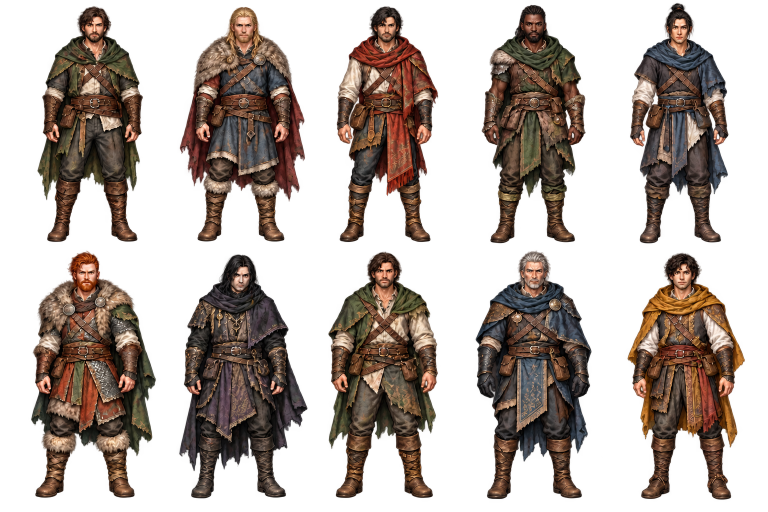
#> input picture artifacts/source-art/dev42_player_male_sheet.png, 1536 x 1024 px (shown at 1/2 size)
$ python import_dev42_characters.py
#> lines starting #> are read from the running program, lines starting #| are printed output that depends on the picture
"""Import Dev42 character sheets into normalized, tile-safe actor sprites.

The generated source sheets are retained under ``artifacts/source-art``. Each
active actor sprite is cropped to its own alpha component, scaled to a common
height, centered on a 160x256 canvas, and anchored to the same foot baseline.
"""

from __future__ import annotations

from collections import deque
import json
from pathlib import Path

from PIL import Image, ImageDraw


ROOT = Path(__file__).resolve().parents[1]
CANVAS_SIZE = (160, 256)
CONTENT_HEIGHT = 232
CONTENT_MAX_WIDTH = 144
FOOT_BASELINE = 248
ALPHA_THRESHOLD = 8
GRID_COLUMNS = 5
GRID_ROWS = 2

SHEETS = {
    ("player", "male"): ROOT / "artifacts/source-art/dev42_player_male_sheet.png",
    ("player", "female"): ROOT / "artifacts/source-art/dev42_player_female_sheet.png",
    ("npc", "male"): ROOT / "artifacts/source-art/dev42_npc_male_sheet.png",
    ("npc", "female"): ROOT / "artifacts/source-art/dev42_npc_female_sheet.png",
}


def _largest_alpha_component(image: Image.Image) -> Image.Image:
    """Keep the cell's main figure and discard neighboring-cell fragments."""

    rgba = image.convert("RGBA")
    alpha = rgba.getchannel("A")
    width, height = rgba.size
    solid = bytearray(1 if value >= ALPHA_THRESHOLD else 0 for value in alpha.tobytes())
    visited = bytearray(width * height)
    largest: list[int] = []

    for start, value in enumerate(solid):
        if not value or visited[start]:
            continue
        visited[start] = 1
        queue = deque([start])
        component: list[int] = []
        while queue:
            index = queue.popleft()
            component.append(index)
            x = index % width
            y = index // width
            if x and solid[index - 1] and not visited[index - 1]:
                visited[index - 1] = 1
                queue.append(index - 1)
            if x + 1 < width and solid[index + 1] and not visited[index + 1]:
                visited[index + 1] = 1
                queue.append(index + 1)
            if y and solid[index - width] and not visited[index - width]:
                visited[index - width] = 1
                queue.append(index - width)
            if y + 1 < height and solid[index + width] and not visited[index + width]:
                visited[index + width] = 1
                queue.append(index + width)
        if len(component) > len(largest):
            largest = component

    if not largest:
        raise ValueError("sprite cell contains no visible alpha component")

    kept_alpha = bytearray(width * height)
    original_alpha = alpha.tobytes()
    for index in largest:
        kept_alpha[index] = original_alpha[index]
    rgba.putalpha(Image.frombytes("L", (width, height), bytes(kept_alpha)))
    bounds = rgba.getchannel("A").getbbox()
    if bounds is None:
        raise ValueError("sprite component has an empty alpha bound")
    return rgba.crop(bounds)


def _normalize_actor(image: Image.Image) -> Image.Image:
    actor = _largest_alpha_component(image)
    source_width, source_height = actor.size
    scale = min(CONTENT_HEIGHT / source_height, CONTENT_MAX_WIDTH / source_width)
    size = (
        max(1, round(source_width * scale)),
        max(1, round(source_height * scale)),
    )
    actor = actor.resize(size, Image.Resampling.LANCZOS)

    # Remove resampling-only transparent margins before the final placement.
    alpha = actor.getchannel("A")
    bounds = alpha.point(lambda value: 255 if value >= ALPHA_THRESHOLD else 0).getbbox()
    if bounds is None:
        raise ValueError("normalized actor became transparent")
    actor = actor.crop(bounds)

    canvas = Image.new("RGBA", CANVAS_SIZE, (0, 0, 0, 0))
    x = (CANVAS_SIZE[0] - actor.width) // 2
    y = FOOT_BASELINE - actor.height
    if x < 0 or y < 0:
        raise ValueError(f"normalized actor does not fit the canvas: {actor.size}")
    canvas.alpha_composite(actor, (x, y))
    return canvas


def _cell(sheet: Image.Image, column: int, row: int) -> Image.Image:
    width, height = sheet.size
    return sheet.crop(
        (
            round(column * width / GRID_COLUMNS),
            round(row * height / GRID_ROWS),
            round((column + 1) * width / GRID_COLUMNS),
            round((row + 1) * height / GRID_ROWS),
        )
    )


def import_sheet(kind: str, sex: str, source: Path) -> list[str]:
#> called with kind = 'player', sex = 'male'
    sheet = Image.open(source).convert("RGBA")
#> sheet is the input picture: PIL image 1536x1024 RGBA; mean R, G, B, A 78.6, 57.3, 44.1, 109.6
    destination = ROOT / "worldseed/assets/sprites/characters" / kind / sex
    destination.mkdir(parents=True, exist_ok=True)
    paths: list[str] = []

    for index in range(GRID_COLUMNS * GRID_ROWS):
        row, column = divmod(index, GRID_COLUMNS)
        sprite = _normalize_actor(_cell(sheet, column, row))
        path = destination / f"{index:02d}.png"
        sprite.save(path, optimize=True)
        paths.append(path.relative_to(ROOT / "worldseed").as_posix())
#> this loop made 10 passes
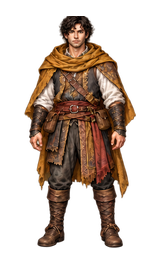
#> sprite: PIL image 160x256 RGBA; mean R, G, B, A 43.9, 28.5, 18.3, 94.2; transparent parts drawn white
#> after the loop, paths = 10 items
    return paths


def build_preview(groups: list[tuple[str, list[str]]]) -> None:
    cell_width = CANVAS_SIZE[0]
    row_height = CANVAS_SIZE[1] + 28
    preview = Image.new(
        "RGBA",
        (cell_width * 10, row_height * len(groups)),
        (12, 16, 18, 255),
    )
    draw = ImageDraw.Draw(preview)
    for row, (label, paths) in enumerate(groups):
        top = row * row_height
        draw.text((8, top + 7), label, fill=(218, 164, 66, 255))
        for column, raw in enumerate(paths):
            sprite = Image.open(ROOT / "worldseed" / raw).convert("RGBA")
            preview.alpha_composite(sprite, (column * cell_width, top + 28))
    preview.save(ROOT / "artifacts/dev42_character_normalization_preview.png", optimize=True)


def main() -> None:
    imported = {
        key: import_sheet(key[0], key[1], source)
        for key, source in SHEETS.items()
    }
#> call 2 of import_sheet, with kind = 'player', sex = 'female'
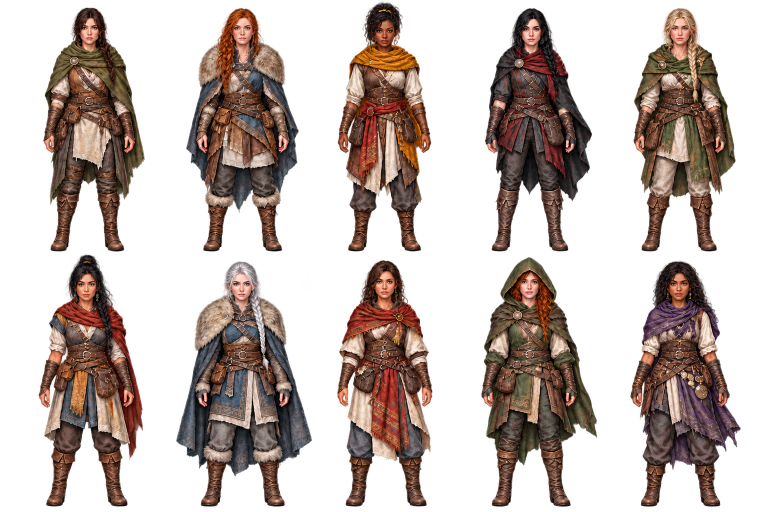
#> input picture artifacts/source-art/dev42_player_female_sheet.png, 1536 x 1024 px (shown at 1/2 size)
#> in import_sheet, sheet is the input picture: PIL image 1536x1024 RGBA; mean R, G, B, A 91.3, 65.5, 53.7, 102.1
#> the loop in import_sheet (call 2), `for index in range(GRID_COLUMNS * GRID_ROWS):` made 10 passes
#> call 3 of import_sheet, with kind = 'npc', sex = 'male'
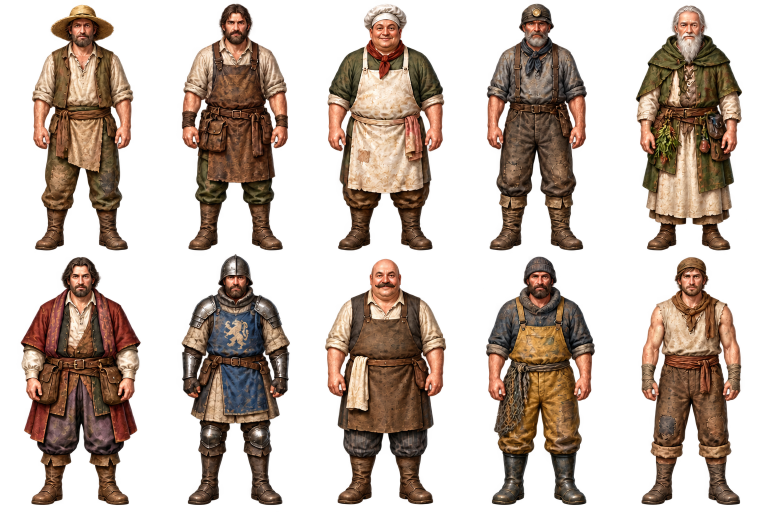
#> input picture artifacts/source-art/dev42_npc_male_sheet.png, 1536 x 1024 px (shown at 1/2 size)
#> in import_sheet, sheet is the input picture: PIL image 1536x1024 RGBA; mean R, G, B, A 105.7, 76.4, 56.9, 110.4
#> the loop in import_sheet (call 3), `for index in range(GRID_COLUMNS * GRID_ROWS):` made 10 passes
#> call 4 of import_sheet, with kind = 'npc', sex = 'female'
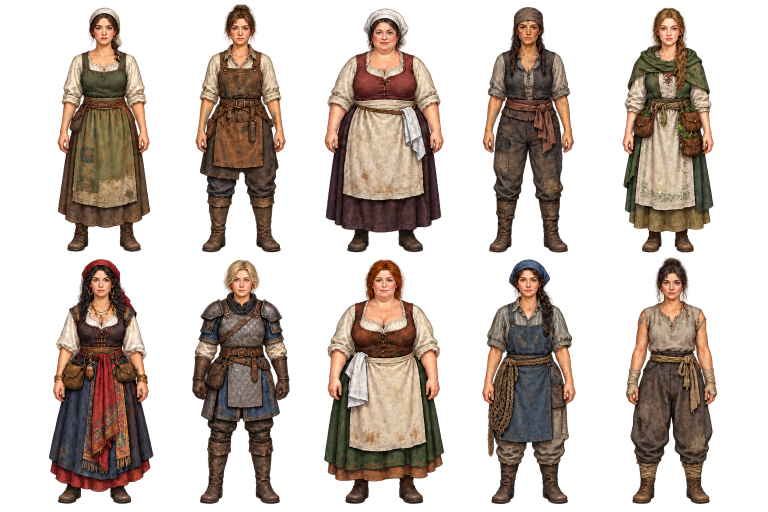
#> input picture artifacts/source-art/dev42_npc_female_sheet.png, 1536 x 1024 px (shown at 1/2 size)
#> in import_sheet, sheet is the input picture: PIL image 1536x1024 RGBA; mean R, G, B, A 103.4, 78.7, 62.5, 103.9
#> the loop in import_sheet (call 4), `for index in range(GRID_COLUMNS * GRID_ROWS):` made 10 passes
#> pass 1, in _largest_alpha_component (call 31), `alpha = rgba.getchannel("A")`:
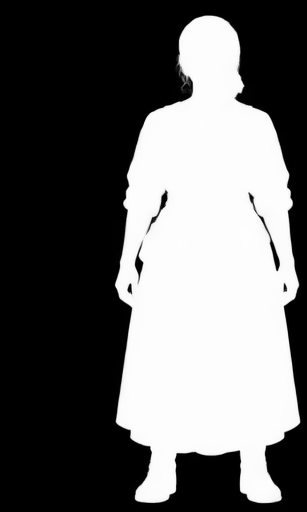
#> alpha: PIL image 307x512 L; min 0, max 254, mean 101.3
#> pass 1, in _normalize_actor (call 31), `actor = actor.resize(size, Image.Resampling.LANCZOS)`:
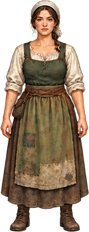
#> actor: PIL image 89x232 RGBA; mean R, G, B, A 91.1, 71, 51.4, 174.1; transparent parts drawn white
#> after the loop in import_sheet (call 4), `for index in range(GRID_COLUMNS * GRID_ROWS):`:
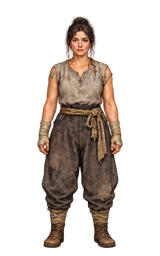
#> sprite: PIL image 160x256 RGBA; mean R, G, B, A 37.7, 28.3, 22.1, 75.9; transparent parts drawn white
#> imported = 4 items

    manifest_path = ROOT / "worldseed/assets/visuals.json"
#> (the run stopped early here; a loop or call above may not have finished)
